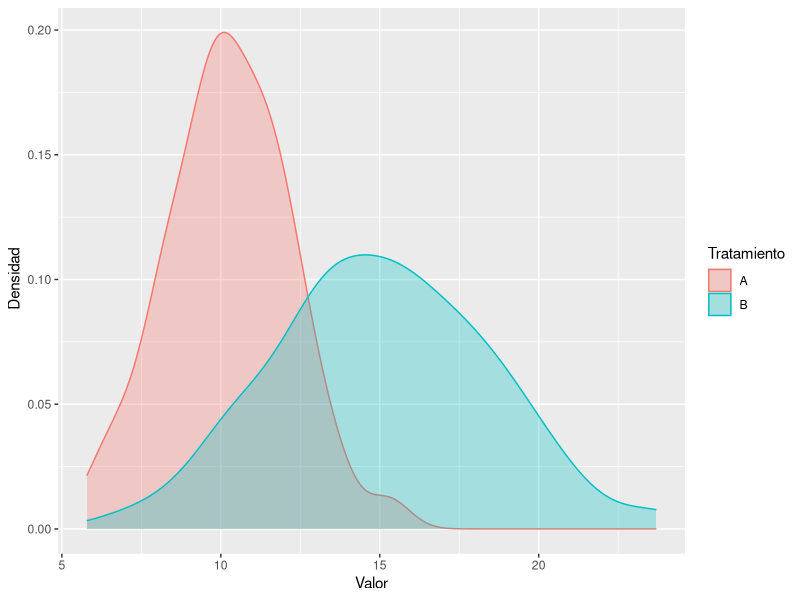
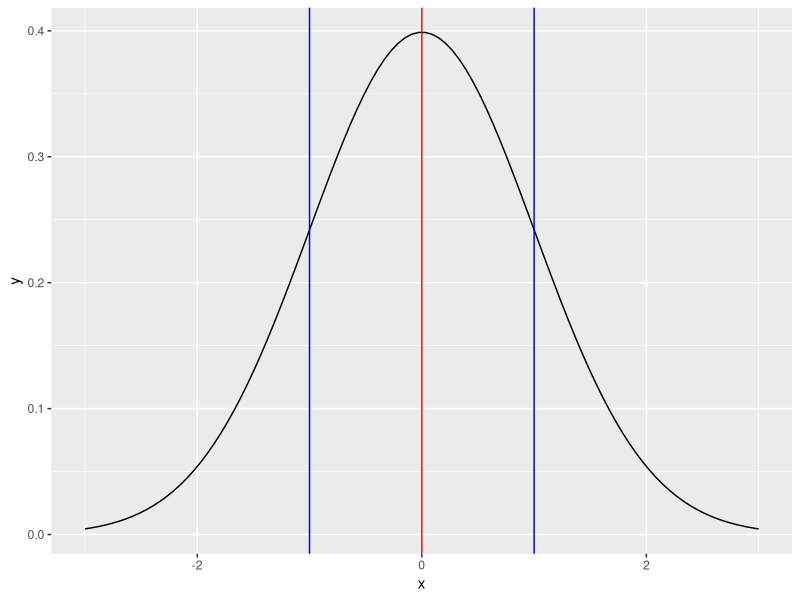

The R script that drew these images, in order:
## ---- chunk 1
knitr::opts_chunk$set(echo = TRUE)
## ---- chunk 2
library(ggplot2)
df.1 <- data.frame(Tratamiento = rep(c("A", "B"), each = 100),
                   Valor = c(rnorm(100, 10, 2),
                             rnorm(100, 15, 3)))

ggplot(df.1) + geom_density(aes(Valor, fill = Tratamiento, colour = Tratamiento), alpha = 0.3) +
      labs(y = " Densidad")
## ---- chunk 3
library(ggplot2)
x <- seq(-3, 3, len = 100)
y <- dnorm(x, mean = 0, sd = 1)

vals <- data.frame(x = x, y = y)

ggplot(vals) + geom_line(aes(x = x, y = y)) +
      geom_vline(aes(xintercept= 0), colour = "red") +
      geom_vline(aes(xintercept=-1), colour = "blue") +
      geom_vline(aes(xintercept= 1), colour = "blue")
## ---- chunk 4
set.seed(123)
df <- data.frame(A = round(rnorm(30, 0, 2)),
                  B = round(rnorm(30, 1, 1)),
                  C = round(rnorm(30, 2, 4)),
                  D = round(rnorm(30, 3, 1)))
openxlsx::write.xlsx(df, "Datos-ejercicio-1.xlsx")

df.2 <- data.frame(A = round(rnorm(30, 1, 2), 2),
                  B = round(rnorm(30, 1, 1), 2),
                  C = round(rnorm(30, 1.5, 0.5), 2))
df.2l <- reshape2::melt(df.2)
names(df.2l) <- c("Tratamiento", "Valor")
openxlsx::write.xlsx(df.2l, "Datos-ejercicio-2.xlsx")
